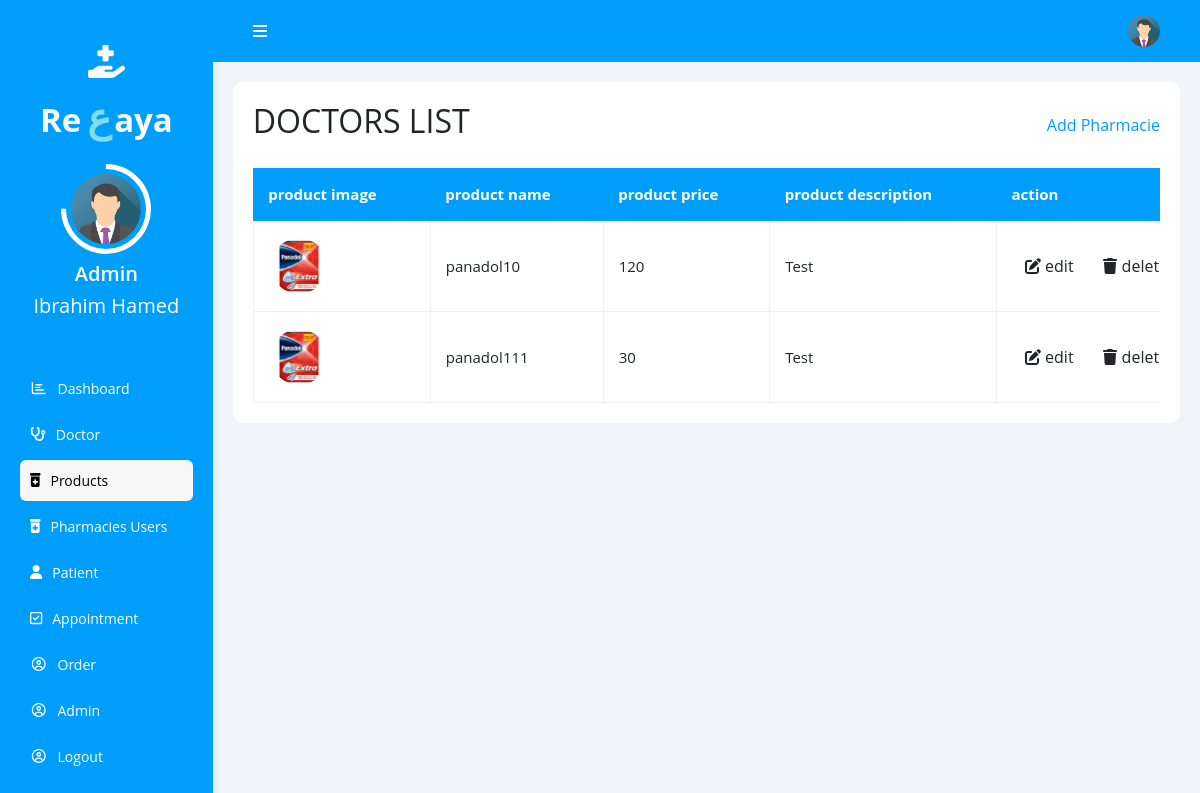
/dashboard/products.php (signed in), run on the app's committed database.
### tables this page shows
CREATE TABLE `users` (
  `id` int(11) NOT NULL,
  `name` varchar(255) NOT NULL,
  `email` varchar(255) NOT NULL,
  `phone` varchar(255) NOT NULL,
  `address` varchar(255) NOT NULL,
  `role` varchar(255) DEFAULT NULL,
  `gender` varchar(255) DEFAULT NULL,
  `specialization` varchar(255) NOT NULL,
  `price` varchar(255) DEFAULT NULL,
  `docDesc` varchar(255) DEFAULT NULL,
  `image` varchar(255) NOT NULL,
  `password` varchar(255) NOT NULL
);

CREATE TABLE `products` (
  `product_id` int(11) NOT NULL,
  `product_name` varchar(255) NOT NULL,
  `product_price` float DEFAULT NULL,
  `product_image` varchar(100) DEFAULT NULL,
  `product_description` varchar(255) NOT NULL,
  `user_id` int(11) DEFAULT NULL
);

### dashboard/products.php (the view, shortened to what this page needs)
<?php
@include '../componant/config.php';
$adminId=$_SESSION['id'];
   $query = mysqli_query($conn, "SELECT * FROM users where role='admin' AND id='$adminId'");
   $fetch = mysqli_fetch_array($query);
   $adminName= "<h5 class='text-success text-white mb-3
   '>" . $fetch['name'] . "</h5>";
    ?>
<!DOCTYPE html>
<html lang="en">
<head>
    <link rel="stylesheet" href="../css/bootstrap.min.css" />
    <link rel="stylesheet" href="../css/all.min.css" />
    <link rel="stylesheet" href="../css/dashboard.css" />
</head>
<body>
    <div class="page d-flex">
        <div id="side" class="sidebar">
            <div class="logo text-center text-white">
                <a class="logo__icon d-block text-light fw-bold" href="home.php"><i
                        class="fa-solid fa-hand-holding-medical"></i>
                    Re<span>ع</span>aya</a>
                <a class="img__link d-block" href="#"><img class="img-fluid" src="../images/admin.png"
                        alt="Admin" /></a>
                <h5 class="mt-2 mb-2 fw-semibold">Admin<h5><?php echo $adminName?></h5>
                </h5>
            </div>
            <ul>
                <li>
                    <a class="d-flex align-items-center" href="dashboard.php">
                        <i class="fa-regular fa-chart-bar fa-fw"></i>
                        <span>Dashboard</span>
                    </a>
                </li>
                <li>
                    <a class=" d-flex align-items-center" href="doctors.php">
                        <i class="fa-solid fa-stethoscope"></i>
                        <span>Doctor</span>
                    </a>
                </li>
                <li>
                    <a class="active d-flex align-items-center" href="products.php">
                        <i class="fa-solid fa-prescription-bottle-medical"></i>
                        <span>Products</span>
                    </a>
                </li>
                <li>
                    <a class=" d-flex align-items-center" href="pharmacie_users.php">
                        <i class="fa-solid fa-prescription-bottle-medical"></i>
                        <span>Pharmacies Users</span>
                    </a>
                </li>
                <li>
                    <a class="d-flex align-items-center" href="patient.php">
                        <i class="fa-solid fa-user"></i>
                        <span>Patient</span>
                    </a>
                </li>
                <li>
                    <a class="d-flex align-items-center" href="appointment.php">
                        <i class="fa-regular fa-square-check"></i>
                        <span>Appointment</span>
                    </a>
                </li>
                <li>
                    <a class="d-flex align-items-center" href="order.php">
                        <i class="fa-regular fa-circle-user fa-fw"></i>
                        <span>Order</span>
                    </a>
                </li>
                <li>
                    <a class="d-flex align-items-center" href="admin.php">
                        <i class="fa-regular fa-circle-user fa-fw"></i>
                        <span>Admin</span>
                    </a>
                </li>
                <li>
                    <a class="d-flex align-items-center" href="../logout.php">
                        <i class="fa-regular fa-circle-user fa-fw"></i>
                        <span>Logout</span>
                    </a>
                </li>
            </ul>
        </div>
        <div class="content">
            <div class="head">
                <div onclick="hide()" class="menu">
                    <i class="fa-solid fa-bars"></i>
                </div>
                <div class="icon d-flex align-items-center">
                    <img src="images/admin.png" alt="" />
                </div>
            </div>
            <?php
$select = mysqli_query($conn, "SELECT * FROM products");
?>
            <div class="patient bg-white">
                <div class="table-header">
                    <h2>DOCTORS LIST</h2>
                    <a href="#" id="add-button">Add Pharmacie</a>
                </div>
                <div class="responsive-table">
                    <table>
                        <thead>
                            <tr>
                                <td>product image</td>
                                <td>product name</td>
                                <td>product price</td>
                                <td>product description</td>
                                <td>action</td>
                            </tr>
                        </thead>
                        <?php while ($row = mysqli_fetch_assoc($select)) { ?>
                        <tr>
                            <td><img src="../upload/<?php echo $row['product_image']; ?>" height="100" width="100"
                                    alt="">
                            </td>
                            <td>
                                <?php echo $row['product_name']; ?>
                            </td>
                            <td>
                                <?php echo $row['product_price']; ?>
                            </td>
                            <td>
                                <?php echo $row['product_description']; ?>
                            </td>
                            <td>
                                <a href="products_update.php?edit=<?php echo $row['product_id']; ?>" class="btn"> <i
                                        class="fas fa-edit"></i>
                                    edit </a>
                                <a href="products.php?delete=<?php echo $row['product_id']; ?>" class="btn"> <i
                                        class="fas fa-trash"></i>
                                    delete </a>
                            </td>
                        </tr>
                        <?php } ?>
                    </table>
                </div>
            </div>
        </div>
    </div>
</body>
</html>

### css/dashboard.css (style rules this page uses)
:root { --blue-color: #009efb; --blue-alt-color: #0d69d5; --success-color: #09c372; --error-color: #ff3860; }
* { box-sizing: border-box; }
body { font-family: "Open Sans", sans-serif; margin: 0; }
a { text-decoration: none; }
ul { list-style: none; padding: 0; }
.page { background-color: #f1f5f9; min-height: 100vh; }
.sidebar { width: 250px; padding: 20px; box-shadow: 0 0 10px #ddd; background-color: var(--blue-color); }
.sidebar>div { margin-bottom: 50px; }
.sidebar .logo .logo__icon { padding: 1.0625rem 0rem; font-size: 2.0625rem; }
.sidebar .logo .logo__icon span { color: #80deea; font-size: 40px; padding: 0rem 0.1875rem 0rem 0.375rem; }
.sidebar .logo .img__link { border: 0.3125rem solid #fff; border-radius: 100%; width: 52%; padding: 0.3125rem; height: 5.625rem; margin: auto; border-top-color: transparent; transform: rotate(-45deg); }
.sidebar .logo .img__link img { border-radius: 100%; transform: rotate(45deg); width: 100%; }
.sidebar .logo h5 { font-size: 1.25rem; }
.sidebar ul li a { margin-bottom: 5px; transition: 0.3s; color: white; padding: 10px; font-size: 14px; border-radius: 6px; }
.sidebar ul li a.active, .sidebar ul li a:hover { background-color: #f6f6f6; color: black; }
.sidebar ul li a span { font-size: 14px; margin-left: 10px; }
.content { overflow: hidden; width: 100vw; }
.content .head { display: flex; align-items: center; justify-content: space-between; background-color: var(--blue-color); padding: 15px 40px; }
.content .head .menu { color: white; cursor: pointer; }
.content .head .icon img { width: 32px; height: 32px; border-radius: 50%; }
.patient { padding: 20px; margin: 20px; border-radius: 10px; }
.patient .table-header { display: flex; justify-content: space-between; align-items: center; margin-bottom: 20px; }
.patient .table-header a { color: var(--blue-color); }
.patient .responsive-table { overflow-x: auto; }
.patient table { min-width: 1000px; border-spacing: 0; font-size: 15px; width: 100%; }
.patient thead td { background-color: var(--blue-color); color: white; font-weight: bold; }
.patient table td { padding: 15px; }
.patient tbody td { border-bottom: 1px solid #eee; border-left: 1px solid #eee; transition: 0.3s; }
.patient table tbody tr td:last-child { border-right: 1px solid #eee; }
.patient table img { width: 32px; height: 32px; border-radius: 50%; padding: 2px; background-color: white; }
.patient table img { width: 60px; height: 60px; border-radius: 50%; text-align: center; background-color: white; }

### data on the page
users: name "Ibrahim Hamed"
products: product_image (picture), product_name "panadol10", product_price "120", product_description "Test"
products: product_image (picture), product_name "panadol111", product_price "30", product_description "Test"
